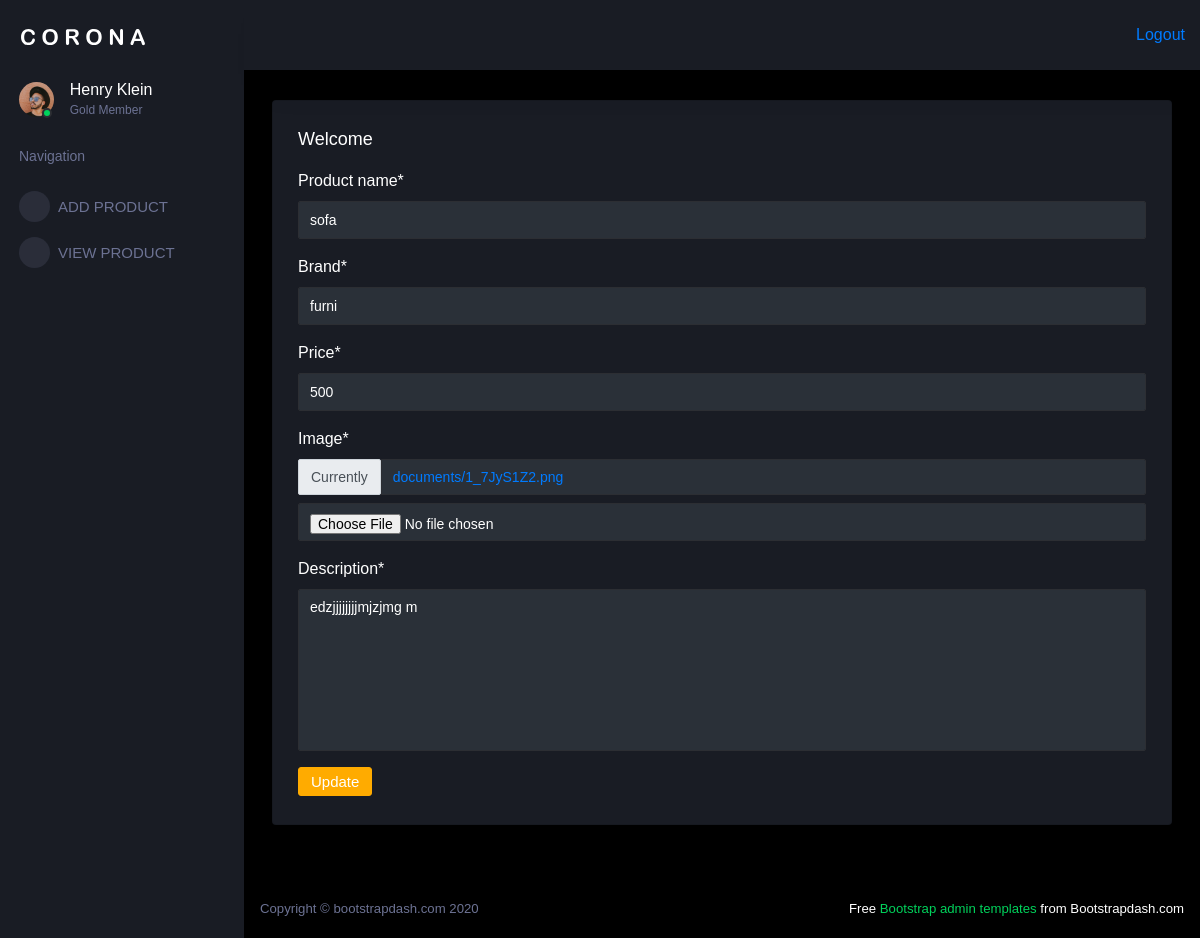
/product_update/1/ (signed in), run on an earlier commit of the app's database.
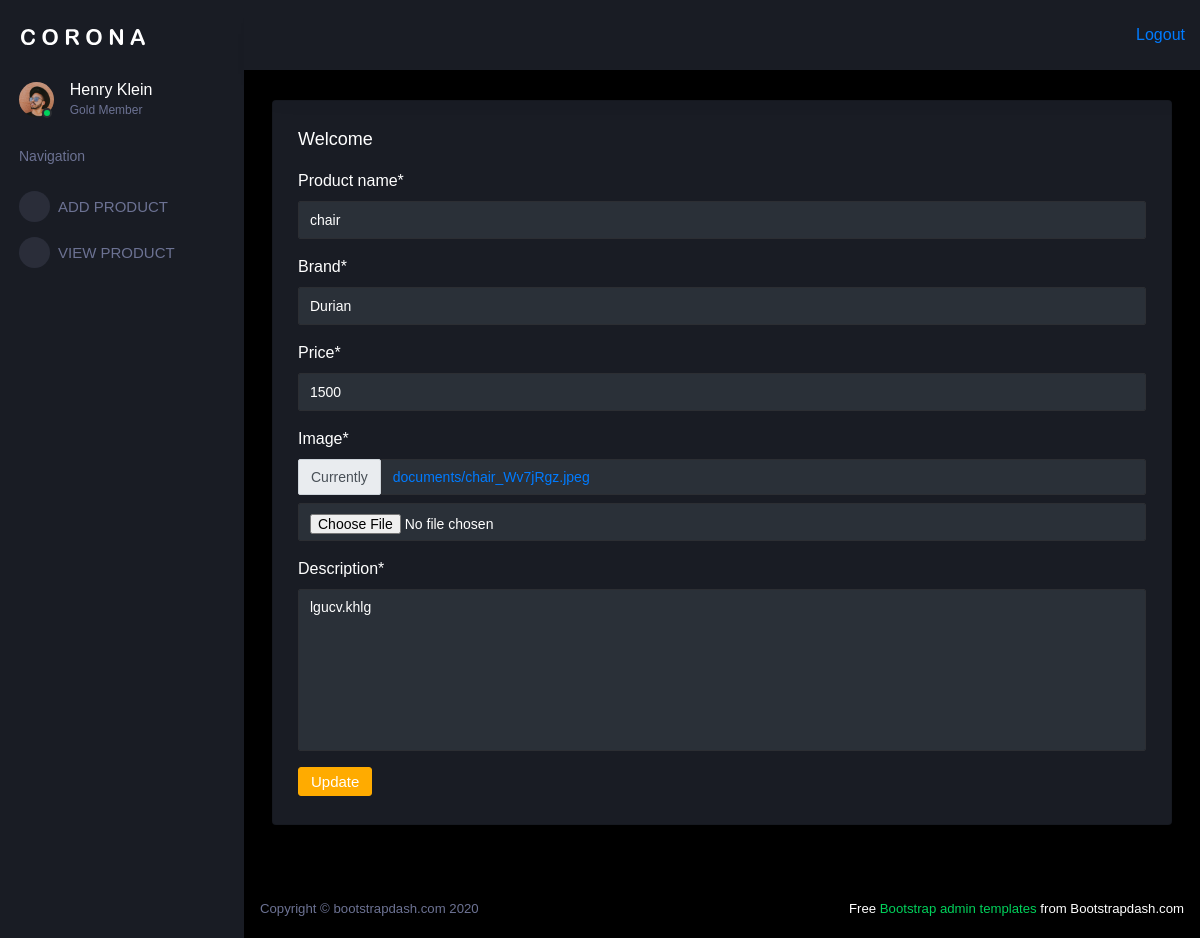
And on a later commit of the database.
### e_app/models.py (models this page shows)
class Product(models.Model):
    user = models.ForeignKey(Seller, on_delete=models.CASCADE, related_name='product')
    product_name = models.CharField(max_length=50)
    brand = models.CharField(max_length=30)
    price = models.IntegerField()
    image = models.FileField(upload_to='documents/')
    description = models.TextField()

### e_app/seller_views.py (the view)
# urls.py: path('product_update/<int:id>/', seller_views.product_update, name='product_update'),
@login_required(login_url='login_view')
def product_update(request,id):
    data=Product.objects.get(id=id)
    form=ProductForm(instance=data)
    if request.method=='POST':
        updated_data=ProductForm(request.POST,request.FILES,instance = data)
        updated_data.is_valid()
        updated_data.save()
        return redirect('product_view')
    return render(request,'seller/product_update.html',{'form':form})

### e_app/forms.py
class ProductForm(forms.ModelForm):
    class Meta:
        model = Product
        fields = '__all__'
        exclude = ('user',)

### templates/Seller/product_update.html (shortened to what this page needs)
{% extends 'Seller/seller_base.html' %}
{%load crispy_forms_tags %}
{% block content %}
<form method="POST" enctype="multipart/form-data">
   {{form|crispy}}
    <button type="submit" class="btn btn-warning">Update</button>
</form>
{% endblock %}

### templates/Seller/seller_base.html (shortened to what this page needs)
<!DOCTYPE html>
<html lang="en">
{% load static %}
{%load crispy_forms_tags %}
  <head>
    <link rel="stylesheet" href=" {% static 'assets/vendors/mdi/css/materialdesignicons.min.css' %} ">
    <link rel="stylesheet" href=" {% static 'assets/vendors/css/vendor.bundle.base.css' %} ">
    <link rel="stylesheet" href=" {% static 'assets/vendors/jvectormap/jquery-jvectormap.css' %} ">
    <link rel="stylesheet" href=" {% static 'assets/vendors/flag-icon-css/css/flag-icon.min.css' %} ">
    <link rel="stylesheet" href=" {% static 'assets/vendors/owl-carousel-2/owl.carousel.min.css' %} ">
    <link rel="stylesheet" href=" {% static 'assets/vendors/owl-carousel-2/owl.theme.default.min.css' %} ">
    <link rel="stylesheet" href=" {% static 'assets/css/style.css' %} ">
  </head>
  <body>
    <div class="container-scroller">
      <nav class="sidebar sidebar-offcanvas" id="sidebar">
        <div class="sidebar-brand-wrapper d-none d-lg-flex align-items-center justify-content-center fixed-top">
          <a class="sidebar-brand brand-logo" href=" {% static 'index.html' %} "><img src=" {% static 'assets/images/logo.svg' %} " alt="logo" /></a>
        </div>
        <ul class="nav">
          <li class="nav-item profile">
            <div class="profile-desc">
              <div class="profile-pic">
                <div class="count-indicator">
                  <img class="img-xs rounded-circle " src=" {% static 'assets/images/faces/face15.jpg' %} " alt="">
                  <span class="count bg-success"></span>
                </div>
                <div class="profile-name">
                  <h5 class="mb-0 font-weight-normal">Henry Klein</h5>
                  <span>Gold Member</span>
                </div>
              </div>
              <a href="#" id="profile-dropdown" data-toggle="dropdown"><i class="mdi mdi-dots-vertical"></i></a>
            </div>
          </li>
          <li class="nav-item nav-category">
            <span class="nav-link">Navigation</span>
          </li>
          <li class="nav-item menu-items">
            <a class="nav-link" href="{% url 'product' %}">
              <span class="menu-icon">
                <i class="mdi mdi-speedometer"></i>
              </span>
              <span class="menu-title">ADD PRODUCT</span>
            </a>
          </li>
           <li class="nav-item menu-items">
            <a class="nav-link" href="{% url 'product_view' %}">
              <span class="menu-icon">
                <i class="mdi mdi-speedometer"></i>
              </span>
              <span class="menu-title">VIEW PRODUCT</span>
            </a>
          </li>
        </ul>
      </nav>
      <div class="container-fluid page-body-wrapper">
        <nav class="navbar p-0 fixed-top d-flex flex-row">
          <div class="navbar-menu-wrapper flex-grow d-flex align-items-stretch">
            <ul class="navbar-nav w-100">
            </ul>
            <ul class="navbar-nav navbar-nav-right">
                <a href="{% url 'logout_view' %}">Logout</a>
            </ul>
          </div>
        </nav>
        <div class="main-panel">
          <div class="content-wrapper">
            <div class="row ">
              <div class="col-12 grid-margin">
                <div class="card">
                  <div class="card-body">
                    <h4 class="card-title">welcome</h4>
                   {% block content %}
                    {% endblock %}
                  </div>
                </div>
              </div>
            </div>
          </div>
          <footer class="footer">
            <div class="d-sm-flex justify-content-center justify-content-sm-between">
              <span class="text-muted d-block text-center text-sm-left d-sm-inline-block">Copyright © bootstrapdash.com 2020</span>
              <span class="float-none float-sm-right d-block mt-1 mt-sm-0 text-center"> Free <a href="https://www.bootstrapdash.com/bootstrap-admin-template/" target="_blank">Bootstrap admin templates</a> from Bootstrapdash.com</span>
            </div>
          </footer>
        </div>
      </div>
    </div>
  </body>
</html>

What changed in the data, as far as the page shows it:
changed Product: product_name "sofa" → "chair"; brand "furni" → "Durian"; price "500" → "1500"; description "edzjjjjjjjjmjzjmg m" → "lgucv.khlg"
Also different on the page:
text no longer shown: "Product name * Brand * Price * Image * Currently documents/1_7JyS1Z2.png Description *"
text now shown: "Product name * Brand * Price * Image * Currently documents/chair_Wv7jRgz.jpeg Description *"
